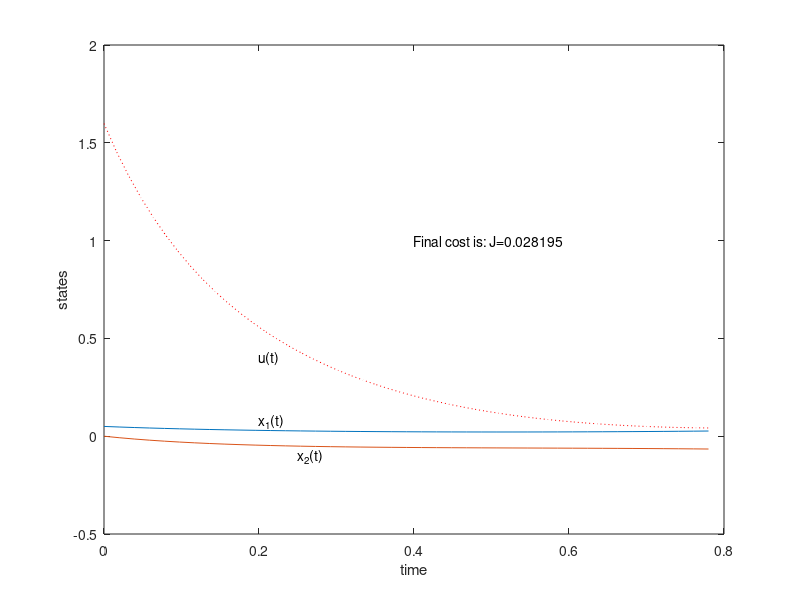
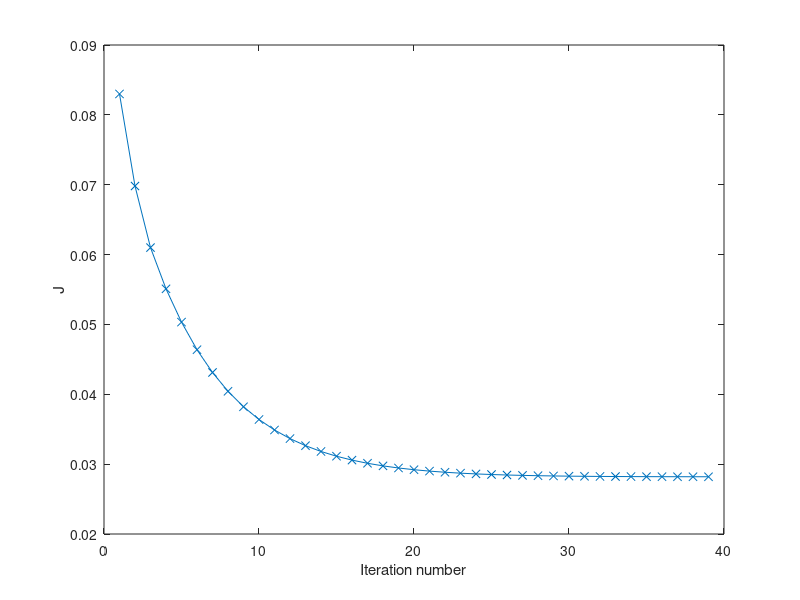

These figures' MATLAB source, in order:
function Asgn3_Q7
%Asgn3_Q7_Descent    Example 2 of optimal control tutorial.
%    This example is from D.E.Kirk's Optimal control theory: an introduction
%    example 6.2-2 on page 338-339.
%    Steepest descent method is used to find the solution.
eps = 1e-3;
options = odeset('RelTol', 1e-4, 'AbsTol',[1e-4 1e-4]);
t0 = 0; tf = 0.78;
% R = 0.1;
step = 0.4;
t_segment = 50;
Tu = linspace(t0, tf, t_segment);    % discretize time
u = ones(1,t_segment);               % guessed initial control  u=1
initx = [0.05 0];                    % initial values for states
initp = [0 0];                       % initial values for costates
max_iteration = 100;                 % Maximum number of iterations

for i = 1:max_iteration
   % 1) start with assumed control u and move forward
   [Tx,X] = ode45(@(t,x) stateEq(t,x,u,Tu), [t0 tf], initx, options);
   
   % 2) Move backward to get the trajectory of costates
   x1 = X(:,1); x2 = X(:,2);
   [Tp,P] = ode45(@(t,p) costateEq(t,p,u,Tu,x1,x2,Tx), [tf t0], initp, options);
   p1 = P(:,1);
   % Important: costate is stored in reverse order. The dimension of
   % costates may also different from dimension of states
   % Use interploate to make sure x and p is aligned along the time axis
   p1 = interp1(Tp,p1,Tx);
   
   % Calculate deltaH with x1(t), x2(t), p1(t), p2(t)
   dH = pH(x1,p1,Tx,u,Tu);
   H_Norm = dH'*dH;
   
   % Calculate the cost function
   J(i,1) = tf*(((x1')*x1 + (x2')*x2)/length(Tx) + 0.1*(u*u')/length(Tu));
   
   % if dH/du < epslon, exit
   if H_Norm < eps
       % Display final cost
       J(i,1)
       break;
   else
       % adjust control for next iteration
       u_old = u;
       u = AdjControl(dH,Tx,u_old,Tu,step);
   end; 
end

% plot the state variables & cost for each iteration
figure(1);
plot(Tx, X ,'-');
hold on;
plot(Tu,u,'r:');
text(.2,0.08,'x_1(t)');
text(.25,-.1,'x_2(t)');
text(.2,.4, 'u(t)');
s = strcat('Final cost is: J=',num2str(J(end,1)));
text(.4,1,s);
xlabel('time');
ylabel('states');
hold off;
print -djpeg90 -r300 eg2_descent.jpg

figure(2);
plot(J,'x-');
xlabel('Iteration number');
ylabel('J');
print -djpeg90 -r300 eg2_iteration.jpg

if i == max_iteration
    disp('Stopped before required residual is obtained.');
end

% State equations
function dx = stateEq(t,x,u,Tu)
dx = zeros(2,1);
u = interp1(Tu,u,t); % Interploate the control at time t
dx(1) = -2*(x(1) + 0.25) + (x(2) + 0.5)*exp(25*x(1)/(x(1)+2)) - (x(1) + 0.25).*u;
dx(2) = 0.5 - x(2) -(x(2) + 0.5)*exp(25*x(1)/(x(1)+2));

% Costate equations
function dp = costateEq(t,p,u,Tu,x1,x2,xt)
dp = zeros(2,1);
x1 = interp1(xt,x1,t);   % Interploate the state varialbes
x2 = interp1(xt,x2,t);
u = interp1(Tu,u,t);     % Interploate the control
dp(1) = p(1).*(u + exp((25*x1)/(x1 + 2)).*((25*x1)/(x1 + 2)^2 - ...
        25/(x1 + 2))*(x2 + 1/2) + 2) - ...
        2*x1 - p(2).*exp((25*x1)/(x1 + 2))*((25*x1)/(x1 + 2)^2 - ...
        25/(x1 + 2))*(x2 + 1/2);
dp(2) = p(2).*(exp((25*x1)/(x1 + 2)) + 1) - ...
        p(1).*exp((25*x1)/(x1 + 2)) - 2*x2;

% Partial derivative of H with respect to u
function dH = pH(x1,p1,tx,u,Tu)
% interploate the control
u = interp1(Tu,u,tx);
R = 0.1;
dH = 2*R*u - p1.*(x1 + 0.25);

% Adjust the control
function u_new = AdjControl(pH,tx,u,tu,step)
% interploate dH/du
pH = interp1(tx,pH,tu);
u_new = u - step*pH;